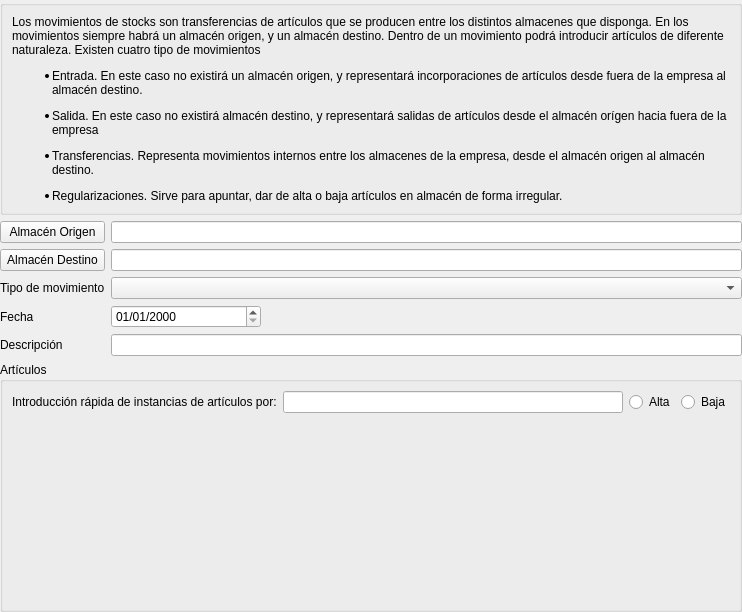
<?xml version="1.0" encoding="UTF-8"?>
<ui version="4.0">
 <class>Form</class>
 <widget class="QWidget" name="Form">
  <property name="geometry">
   <rect>
    <x>0</x>
    <y>0</y>
    <width>742</width>
    <height>612</height>
   </rect>
  </property>
  <property name="windowTitle">
   <string>Form</string>
  </property>
  <layout class="QVBoxLayout" name="verticalLayout_2">
   <property name="margin">
    <number>0</number>
   </property>
   <item>
    <widget class="QGroupBox" name="groupBox_2">
     <property name="title">
      <string/>
     </property>
     <layout class="QVBoxLayout" name="verticalLayout">
      <item>
       <widget class="QLabel" name="label_13">
        <property name="text">
         <string>&lt;html&gt;&lt;head/&gt;&lt;body&gt;&lt;p&gt;Los movimientos de stocks son transferencias de artículos que se producen entre los distintos almacenes que disponga. En los movimientos siempre habrá un almacén origen, y un almacén destino. Dentro de un movimiento podrá introducir artículos de diferente naturaleza. Existen cuatro tipo de movimientos&lt;/p&gt;&lt;ul style=&quot;margin-top: 0px; margin-bottom: 0px; margin-left: 0px; margin-right: 0px; -qt-list-indent: 1;&quot;&gt;&lt;li style=&quot; margin-top:12px; margin-bottom:12px; margin-left:0px; margin-right:0px; -qt-block-indent:0; text-indent:0px;&quot;&gt;Entrada. En este caso no existirá un almacén origen, y representará incorporaciones de artículos desde fuera de la empresa al almacén destino.&lt;/li&gt;&lt;li style=&quot; margin-top:12px; margin-bottom:12px; margin-left:0px; margin-right:0px; -qt-block-indent:0; text-indent:0px;&quot;&gt;Salida. En este caso no existirá almacén destino, y representará salidas de artículos desde el almacén orígen hacia fuera de la empresa&lt;/li&gt;&lt;li style=&quot; margin-top:12px; margin-bottom:12px; margin-left:0px; margin-right:0px; -qt-block-indent:0; text-indent:0px;&quot;&gt;Transferencias. Representa movimientos internos entre los almacenes de la empresa, desde el almacén origen al almacén destino.&lt;/li&gt;&lt;li style=&quot; margin-top:12px; margin-bottom:12px; margin-left:0px; margin-right:0px; -qt-block-indent:0; text-indent:0px;&quot;&gt;Regularizaciones. Sirve para apuntar, dar de alta o baja artículos en almacén de forma irregular.&lt;/li&gt;&lt;/ul&gt;&lt;/body&gt;&lt;/html&gt;</string>
        </property>
        <property name="textFormat">
         <enum>Qt::RichText</enum>
        </property>
        <property name="wordWrap">
         <bool>true</bool>
        </property>
       </widget>
      </item>
     </layout>
    </widget>
   </item>
   <item>
    <layout class="QGridLayout" name="gridLayout_3">
     <item row="3" column="1">
      <widget class="DBDateTimeEdit" name="db_fecha">
       <property name="minimumSize">
        <size>
         <width>150</width>
         <height>21</height>
        </size>
       </property>
       <property name="displayFormat">
        <string>dd/MM/yyyy</string>
       </property>
       <property name="fieldName">
        <string>fecha</string>
       </property>
       <property name="dataEditable">
        <bool>true</bool>
       </property>
      </widget>
     </item>
     <item row="2" column="0">
      <widget class="QLabel" name="label">
       <property name="text">
        <string>Tipo de movimiento</string>
       </property>
       <property name="buddy">
        <cstring>db_tipo</cstring>
       </property>
      </widget>
     </item>
     <item row="2" column="1" colspan="2">
      <widget class="DBComboBox" name="db_tipo">
       <property name="fieldName">
        <string>tipo</string>
       </property>
       <property name="dataEditable">
        <bool>true</bool>
       </property>
      </widget>
     </item>
     <item row="3" column="0">
      <widget class="QLabel" name="label_2">
       <property name="text">
        <string>Fecha</string>
       </property>
       <property name="buddy">
        <cstring>db_fecha</cstring>
       </property>
      </widget>
     </item>
     <item row="4" column="0">
      <widget class="QLabel" name="label_12">
       <property name="text">
        <string>Descripción</string>
       </property>
       <property name="buddy">
        <cstring>lineEdit</cstring>
       </property>
      </widget>
     </item>
     <item row="4" column="1" colspan="2">
      <widget class="DBLineEdit" name="lineEdit">
       <property name="fieldName">
        <string>descripcion</string>
       </property>
       <property name="dataEditable">
        <bool>true</bool>
       </property>
      </widget>
     </item>
     <item row="0" column="1" colspan="2">
      <widget class="DBLineEdit" name="db_nombrealmacenorigen">
       <property name="fieldName">
        <string>almacenorigen.father.nombre</string>
       </property>
      </widget>
     </item>
     <item row="1" column="0">
      <widget class="DBChooseRecordButton" name="db_idalmacendestino">
       <property name="text">
        <string>Almacén Destino</string>
       </property>
       <property name="fieldName">
        <string>idalmacendestino</string>
       </property>
       <property name="dataEditable">
        <bool>true</bool>
       </property>
       <property name="tableName">
        <string>almacenes</string>
       </property>
      </widget>
     </item>
     <item row="1" column="1" colspan="2">
      <widget class="DBLineEdit" name="db_nombrealmacendestino">
       <property name="fieldName">
        <string>almacendestino.father.nombre</string>
       </property>
      </widget>
     </item>
     <item row="0" column="0">
      <widget class="DBChooseRecordButton" name="db_idalmacenorigen">
       <property name="text">
        <string>Almacén Origen</string>
       </property>
       <property name="fieldName">
        <string>idalmacenorigen</string>
       </property>
       <property name="dataEditable">
        <bool>true</bool>
       </property>
       <property name="tableName">
        <string>almacenes</string>
       </property>
      </widget>
     </item>
     <item row="3" column="2">
      <spacer name="horizontalSpacer">
       <property name="orientation">
        <enum>Qt::Horizontal</enum>
       </property>
       <property name="sizeHint" stdset="0">
        <size>
         <width>40</width>
         <height>20</height>
        </size>
       </property>
      </spacer>
     </item>
    </layout>
   </item>
   <item>
    <widget class="QGroupBox" name="groupBox">
     <property name="sizePolicy">
      <sizepolicy hsizetype="Preferred" vsizetype="Expanding">
       <horstretch>0</horstretch>
       <verstretch>0</verstretch>
      </sizepolicy>
     </property>
     <property name="title">
      <string>Artículos</string>
     </property>
     <layout class="QGridLayout" name="gridLayout_4">
      <item row="0" column="0">
       <widget class="QLabel" name="lbl_introrapida">
        <property name="text">
         <string>Introducción rápida de instancias de artículos por:</string>
        </property>
        <property name="buddy">
         <cstring>db_introrapida</cstring>
        </property>
       </widget>
      </item>
      <item row="0" column="1">
       <widget class="DBLineEdit" name="db_introrapida"/>
      </item>
      <item row="0" column="2">
       <widget class="QRadioButton" name="rbAlta">
        <property name="text">
         <string>Alta</string>
        </property>
       </widget>
      </item>
      <item row="0" column="3">
       <widget class="QRadioButton" name="rbBaja">
        <property name="text">
         <string>Baja</string>
        </property>
       </widget>
      </item>
      <item row="1" column="0" colspan="4">
       <widget class="DBDetailView" name="db_stocksmovimientosinstancias">
        <property name="relationName">
         <string>stocksmovimientosinstancias</string>
        </property>
        <property name="dataEditable">
         <bool>true</bool>
        </property>
        <property name="visibleButtons">
         <set>DBDetailView::DELETE|DBDetailView::DeleteButton|DBDetailView::INSERT|DBDetailView::InsertButton|DBDetailView::UPDATE|DBDetailView::UpdateButton</set>
        </property>
        <property name="atRowsEndNewRow">
         <bool>true</bool>
        </property>
       </widget>
      </item>
     </layout>
    </widget>
   </item>
  </layout>
 </widget>
 <customwidgets>
  <customwidget>
   <class>DBChooseRecordButton</class>
   <extends>QPushButton</extends>
   <header>widgets/dbchooserecordbutton.h</header>
  </customwidget>
  <customwidget>
   <class>DBComboBox</class>
   <extends>QComboBox</extends>
   <header>widgets/dbcombobox.h</header>
  </customwidget>
  <customwidget>
   <class>DBDateTimeEdit</class>
   <extends>QDateTimeEdit</extends>
   <header>widgets/dbdatetimeedit.h</header>
  </customwidget>
  <customwidget>
   <class>DBDetailView</class>
   <extends>QWidget</extends>
   <header>widgets/dbdetailview.h</header>
  </customwidget>
  <customwidget>
   <class>DBLineEdit</class>
   <extends>QLineEdit</extends>
   <header>widgets/dblineedit.h</header>
  </customwidget>
 </customwidgets>
 <tabstops>
  <tabstop>db_idalmacenorigen</tabstop>
  <tabstop>db_nombrealmacenorigen</tabstop>
  <tabstop>db_idalmacendestino</tabstop>
  <tabstop>db_nombrealmacendestino</tabstop>
  <tabstop>db_tipo</tabstop>
  <tabstop>db_fecha</tabstop>
  <tabstop>lineEdit</tabstop>
  <tabstop>db_introrapida</tabstop>
  <tabstop>rbAlta</tabstop>
  <tabstop>rbBaja</tabstop>
 </tabstops>
 <resources/>
 <connections/>
</ui>
